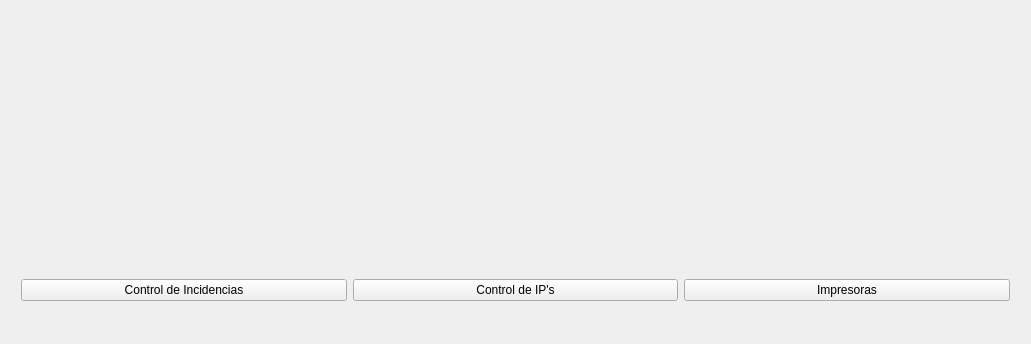
<?xml version="1.0" encoding="UTF-8"?>
<ui version="4.0">
 <class>ControlPanel</class>
 <widget class="QMainWindow" name="ControlPanel">
  <property name="geometry">
   <rect>
    <x>0</x>
    <y>0</y>
    <width>1031</width>
    <height>344</height>
   </rect>
  </property>
  <property name="minimumSize">
   <size>
    <width>1031</width>
    <height>344</height>
   </size>
  </property>
  <property name="maximumSize">
   <size>
    <width>1031</width>
    <height>344</height>
   </size>
  </property>
  <property name="windowTitle">
   <string>Panel de Control</string>
  </property>
  <property name="windowIcon">
   <iconset resource="resources.qrc">
    <normaloff>:/Images/escudo.png</normaloff>:/Images/escudo.png</iconset>
  </property>
  <property name="windowOpacity">
   <double>1.000000000000000</double>
  </property>
  <widget class="QWidget" name="centralWidget">
   <widget class="QWidget" name="horizontalLayoutWidget">
    <property name="geometry">
     <rect>
      <x>10</x>
      <y>260</y>
      <width>1011</width>
      <height>61</height>
     </rect>
    </property>
    <layout class="QHBoxLayout" name="horizontalLayout">
     <item>
      <widget class="QPushButton" name="incidenciasControlButton">
       <property name="text">
        <string>Control de Incidencias</string>
       </property>
      </widget>
     </item>
     <item>
      <widget class="QPushButton" name="ipControlButton">
       <property name="text">
        <string>Control de IP's</string>
       </property>
      </widget>
     </item>
     <item>
      <widget class="QPushButton" name="pushButton">
       <property name="text">
        <string>Impresoras</string>
       </property>
      </widget>
     </item>
    </layout>
   </widget>
   <widget class="QWidget" name="horizontalLayoutWidget_2">
    <property name="geometry">
     <rect>
      <x>10</x>
      <y>10</y>
      <width>331</width>
      <height>251</height>
     </rect>
    </property>
    <layout class="QHBoxLayout" name="horizontalLayout_2">
     <item>
      <widget class="QLabel" name="label_2">
       <property name="minimumSize">
        <size>
         <width>329</width>
         <height>249</height>
        </size>
       </property>
       <property name="maximumSize">
        <size>
         <width>329</width>
         <height>249</height>
        </size>
       </property>
       <property name="text">
        <string/>
       </property>
       <property name="pixmap">
        <pixmap resource="resources.qrc">:/Images/incidencia.jpg</pixmap>
       </property>
       <property name="scaledContents">
        <bool>true</bool>
       </property>
      </widget>
     </item>
    </layout>
   </widget>
   <widget class="QWidget" name="horizontalLayoutWidget_3">
    <property name="geometry">
     <rect>
      <x>680</x>
      <y>10</y>
      <width>341</width>
      <height>251</height>
     </rect>
    </property>
    <layout class="QHBoxLayout" name="horizontalLayout_4">
     <item>
      <widget class="QLabel" name="label_4">
       <property name="minimumSize">
        <size>
         <width>339</width>
         <height>249</height>
        </size>
       </property>
       <property name="maximumSize">
        <size>
         <width>339</width>
         <height>249</height>
        </size>
       </property>
       <property name="text">
        <string/>
       </property>
       <property name="pixmap">
        <pixmap resource="resources.qrc">:/Images/impresora.jpg</pixmap>
       </property>
       <property name="scaledContents">
        <bool>true</bool>
       </property>
      </widget>
     </item>
    </layout>
   </widget>
   <widget class="QWidget" name="horizontalLayoutWidget_4">
    <property name="geometry">
     <rect>
      <x>340</x>
      <y>10</y>
      <width>341</width>
      <height>251</height>
     </rect>
    </property>
    <layout class="QHBoxLayout" name="horizontalLayout_5">
     <item>
      <widget class="QLabel" name="label">
       <property name="minimumSize">
        <size>
         <width>339</width>
         <height>249</height>
        </size>
       </property>
       <property name="maximumSize">
        <size>
         <width>339</width>
         <height>249</height>
        </size>
       </property>
       <property name="text">
        <string/>
       </property>
       <property name="pixmap">
        <pixmap resource="resources.qrc">:/Images/ips.jpg</pixmap>
       </property>
       <property name="scaledContents">
        <bool>true</bool>
       </property>
      </widget>
     </item>
    </layout>
   </widget>
  </widget>
  <widget class="QMenuBar" name="menuBar">
   <property name="geometry">
    <rect>
     <x>0</x>
     <y>0</y>
     <width>1031</width>
     <height>26</height>
    </rect>
   </property>
  </widget>
 </widget>
 <layoutdefault spacing="6" margin="11"/>
 <resources>
  <include location="resources.qrc"/>
 </resources>
 <connections/>
</ui>
